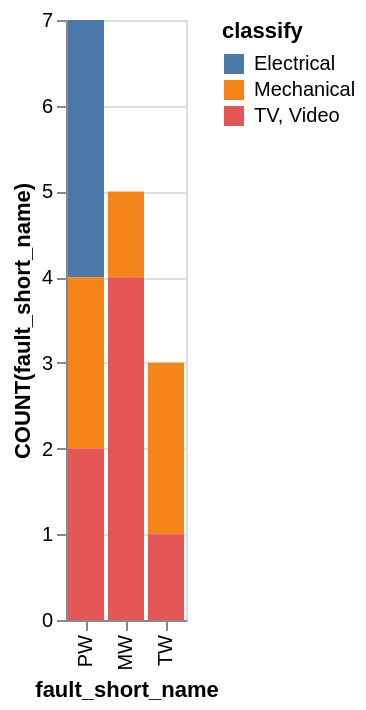

Here is the Vega-Lite specification saved for this chart:
### Vega-Lite specification from a JSON file in a GitHub repository (floating-point values rounded to 4 significant figures)
{"data": {"values": [{"x_data": "MW", "y_data": 0, "classify": "Electrical"}, {"x_data": "PW", "y_data": 3, "classify": "Electrical"}, {"x_data": "TW", "y_data": 0, "classify": "Electrical"}, {"x_data": "MW", "y_data": 1, "classify": "Mechanical"}, {"x_data": "PW", "y_data": 2, "classify": "Mechanical"}, {"x_data": "TW", "y_data": 2, "classify": "Mechanical"}, {"x_data": "MW", "y_data": 4, "classify": "TV, Video"}, {"x_data": "PW", "y_data": 2, "classify": "TV, Video"}, {"x_data": "TW", "y_data": 1, "classify": "TV, Video"}]}, "mark": "bar", "encoding": {"x": {"field": "x_data", "type": "nominal", "title": "fault_short_name", "sort": {"op": "sum", "field": "y_data", "order": "descending"}}, "y": {"field": "y_data", "type": "quantitative", "title": "COUNT(fault_short_name)"}, "color": {"field": "classify"}}}
